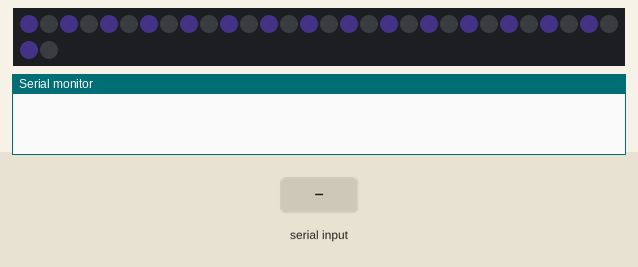
Recording of a sketch running on a simulated Arduino Uno, built with avr-gcc and run on an emulated ATmega328P. Parts: 32 RGB LEDs in strip order, left to right, continuing on the next row, the last lines printed to the serial monitor. Inputs (shaded band) come from the test bench. Dim RGB values are drawn brighter than linear.

Above: at 3.2 s.
3.3 s: byte 30 received over Serial
At 3.53 s:
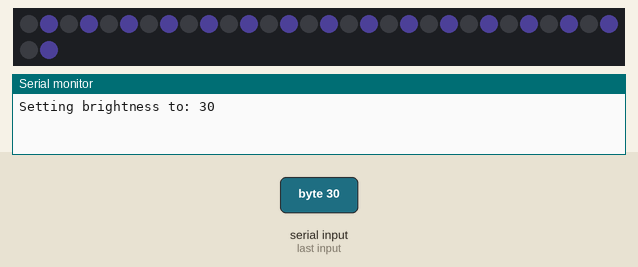
4.8 s: byte 90 received over Serial
At 5.23 s:
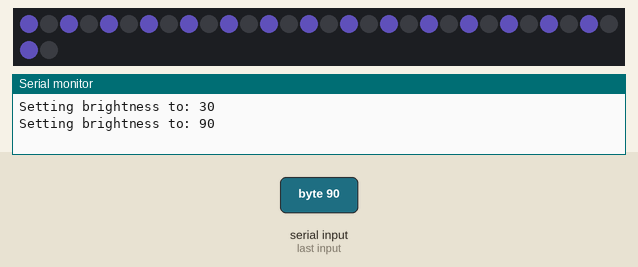
6.5 s: byte 120 received over Serial
At 8.98 s:
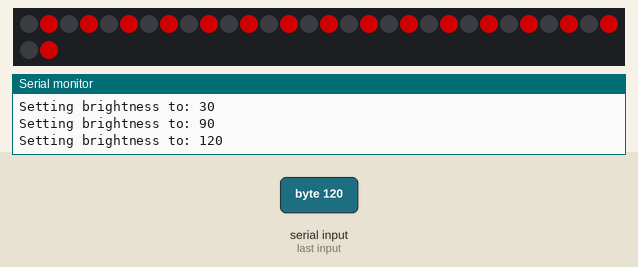
Timing chart, 0 to 10.5 s (numbered marks = the images above; inputs shaded):
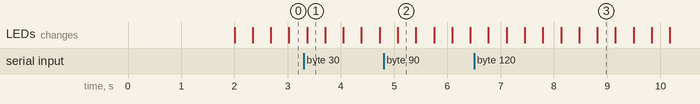

Measured:
- after the input at 3.3 s, the LEDs: change after 0.06 s (image 1)

The sketch:

ChristmasLights.ino
```cpp
#define FORCE_SOFTWARE_SPI
#define FORCE_SOFTWARE_PINS
#include "FastSPI_LED2.h"

///////////////////////////////////////////////////////////////////////////////////////////
//
// Move a white dot along the strip of leds.  This program simply shows how to configure the leds,
// and then how to turn a single pixel white and then off, moving down the line of pixels.
//

// How many leds are in the strip?
#define NUM_LEDS 32

// Data pin that led data will be written out over
#define DATA_PIN 3

// Clock pin only needed for SPI based chipsets when not using hardware SPI
#define CLOCK_PIN 2

// This is an array of leds.  One item for each led in your strip.
CRGB leds[NUM_LEDS];

// This function sets up the ledsand tells the controller about them
void setup() {
  // sanity check delay - allows reprogramming if accidently blowing power w/leds
  delay(2000);

  Serial.begin(9600);

  // Uncomment one of the following lines for your leds arrangement.
  // FastLED.addLeds<TM1803, DATA_PIN, RGB>(leds, NUM_LEDS);
  // FastLED.addLeds<TM1804, DATA_PIN, RGB>(leds, NUM_LEDS);
  // FastLED.addLeds<TM1809, DATA_PIN, RGB>(leds, NUM_LEDS);
  // FastSPI_LED2.addLeds<WS2811, DATA_PIN, GRB>(leds+18, NUM_LEDS/3);
  // FastLED.addLeds<WS2811, 8, RGB>(leds + 225, NUM_LEDS/4);
  // FastLED.addLeds<WS2812, DATA_PIN, RGB>(leds, NUM_LEDS);
  // FastLED.addLeds<WS2812B, DATA_PIN, RGB>(leds, NUM_LEDS);
  // FastLED.addLeds<NEOPIXEL, DATA_PIN, RGB>(leds, NUM_LEDS);
  // FastLED.addLeds<WS2811_400, DATA_PIN, RGB>(leds, NUM_LEDS);
  // FastLED.addLeds<UCS1903, DATA_PIN, RGB>(leds, NUM_LEDS);

  // FastLED.addLeds<WS2801, RGB>(leds, NUM_LEDS);
  // FastLED.addLeds<SM16716, RGB>(leds, NUM_LEDS);
  // FastLED.addLeds<LPD8806, RGB>(leds, NUM_LEDS);

  FastLED.addLeds<WS2801, DATA_PIN, CLOCK_PIN, BGR>(leds, NUM_LEDS);
  // FastLED.addLeds<SM16716, DATA_PIN, CLOCK_PIN, RGB>(leds, NUM_LEDS);
  // FastLED.addLeds<LPD8806, DATA_PIN, CLOCK_PIN, RGB>(leds, NUM_LEDS);


}

// This function runs over and over, and is where you do the magic to light
// your leds.
void loop() {

  CRGB colors[] = {
    CRGB::SlateBlue, CRGB::DarkViolet, CRGB::Red, CRGB::Yellow,CRGB::WhiteSmoke    };
  int dim_cl = sizeof(colors)/sizeof(CRGB);

  int brightness = 10;
  int bytesRead;


  //christmas lights pattern
  for(int color=0; color<dim_cl; color++){

    for(int i=0; i<10; i++){
      int add = i%2;
      for(int led=0; led< NUM_LEDS; led++){
        if((led+add)%2){
          leds[led] = colors[color];
        }
        else{
          leds[led] = CRGB::Black;
        }
      }
      FastLED.show(brightness);
      delay(340);

      //get brightness from serial port
      if (Serial.available() > 0)
      {
        brightness=Serial.read();
        Serial.print("Setting brightness to: ");
        Serial.println(brightness,DEC);
      }
    }

  }


}
```
